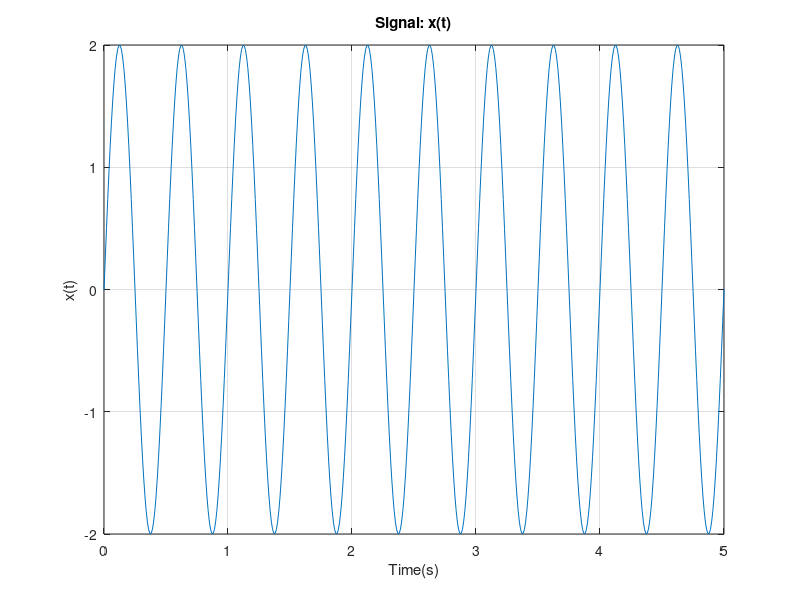

Write MATLAB code to recreate this figure.
%% alinea a) 

Ta = 0.01;
t = [0 : Ta: 5];
a = 2;              % amplitude
f = 2;              % frequencia
x = 2*sin(2*f*pi*t);
plot(t,x);
xlabel('Time(s)');
ylabel('x(t)');
title('Signal: x(t)');
grid;

valorMaxX = a
freqX = f
periodoX = 1/freqX